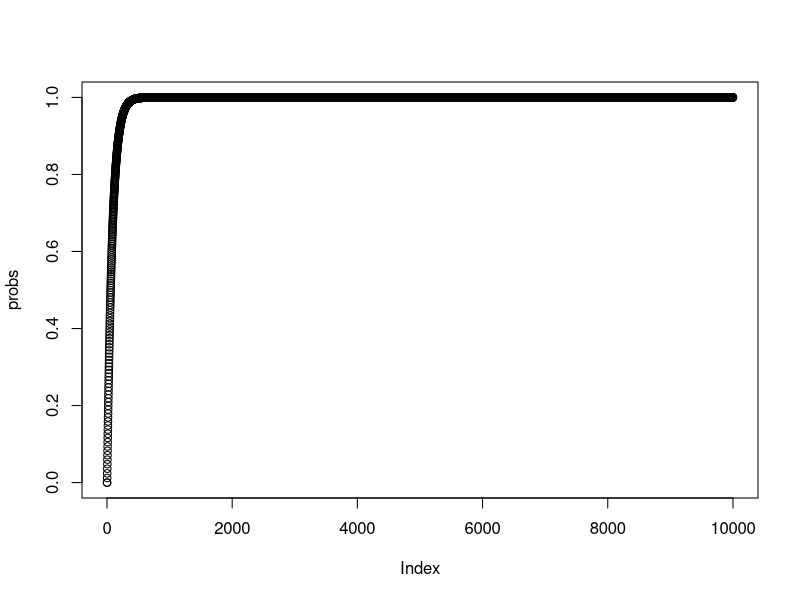
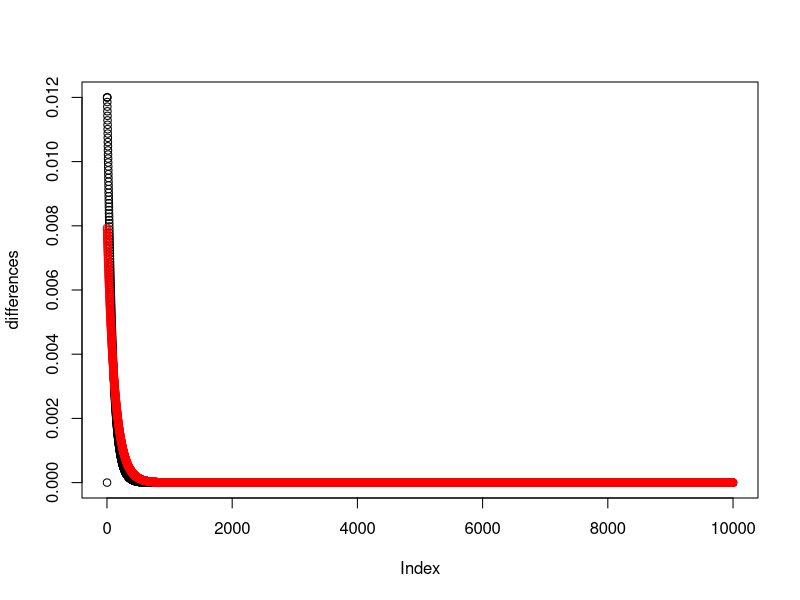
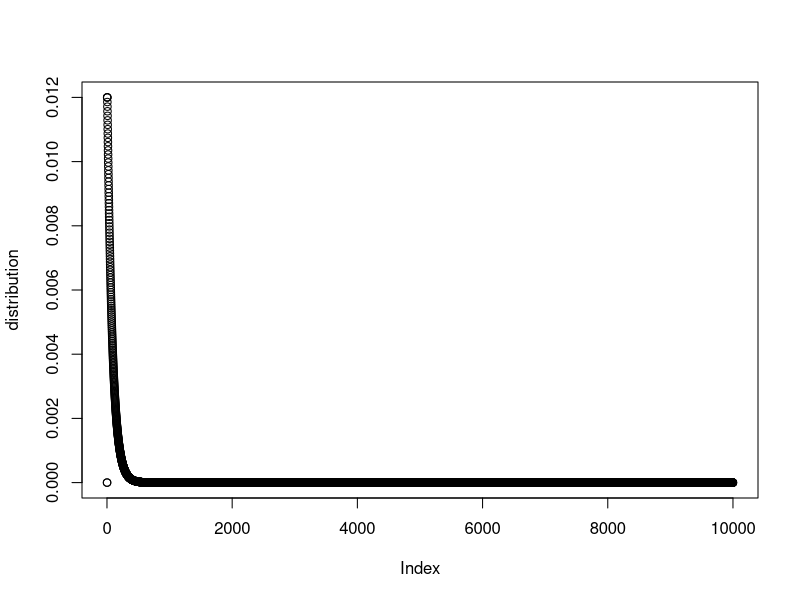

These charts were generated, in order, by the following R code:
# Exact distribution of time T to observe T to observe "ATG" when positions 
# are independent and every letter is identically distributed

probA <- 0.1
probC <- 0.2
probG <- 0.3
probT <- 0.4

InitProb <- c(1, 0, 0, 0)

P <- matrix(0, nrow = 4, ncol = 4)
P[1,1:2] <- c(1-probA, probA)
P[2,1:3] <- c(probC+probG, probA, probT)
P[3,] <- c(probC+probT, probA, 0, probG)
P[4,4] <- 1

# let's go step by step
InitProb %*% P
InitProb %*% P %*% P
InitProb %*% P %*% P %*% P    
# Makes sense that after 3 steps we are able to reach 'ATG' state (see notes)
InitProb %*% P %*% P %*% P %*% P %*% P %*% P %*% P %*% P %*% P

result <- InitProb %*% P
probs <- c()
for (i in 1:10000) {
  probs <- append(probs, result[4])
  result <- result %*% P
}
result
plot(probs)
# This is the accumulative distribution so to make the distribution:
differences <- diff(probs)  # different between the sucesivos elements on probs (probs[2] - probs[1], probs[3]- probs[2],...)
sum(differences)

plot(differences)  # This is almost our distribution
points(dgeom(1:length(differences), prob = 8/1000), col = "red")  # We can see it is a geometric distribution

distribution <- c(0, differences) # it was missing a first 0
plot(distribution)

# Now to calculate the mean time for getting ATG
mean2 <- sum((1:length(distribution)*distribution))
mean2
mean3 <- sum(1-probs)
mean3
